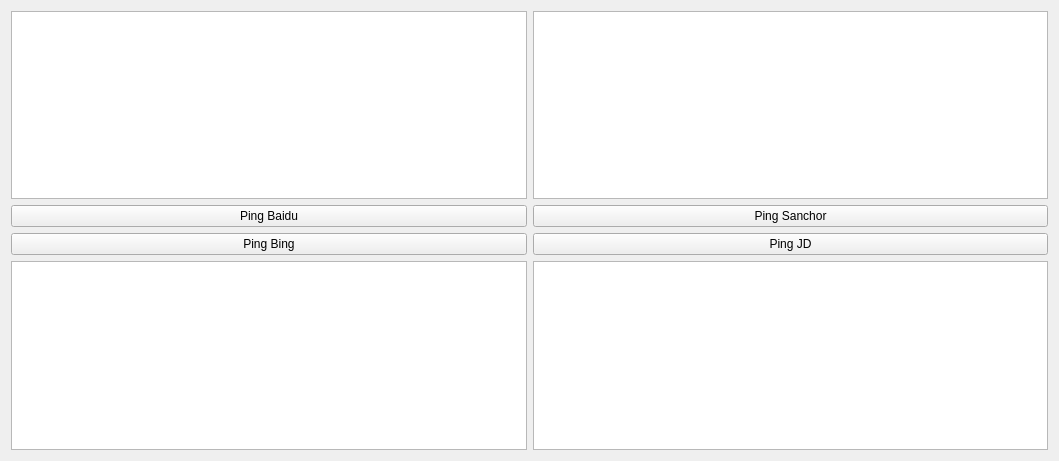
<?xml version="1.0" encoding="UTF-8"?>
<ui version="4.0">
 <class>MultiplePing</class>
 <widget class="QWidget" name="MultiplePing">
  <property name="geometry">
   <rect>
    <x>0</x>
    <y>0</y>
    <width>1059</width>
    <height>461</height>
   </rect>
  </property>
  <property name="windowTitle">
   <string>MultipleProcessesPing</string>
  </property>
  <layout class="QGridLayout" name="gridLayout">
   <item row="4" column="0">
    <widget class="QPushButton" name="pushButtonPingBaidu">
     <property name="toolTip">
      <string>ping www.baidu.com</string>
     </property>
     <property name="text">
      <string>Ping Baidu</string>
     </property>
    </widget>
   </item>
   <item row="6" column="2">
    <widget class="QTextBrowser" name="textBrowserJD"/>
   </item>
   <item row="4" column="2">
    <widget class="QPushButton" name="pushButtonPingSanchor">
     <property name="toolTip">
      <string>ping www.sanchor.xyz</string>
     </property>
     <property name="text">
      <string>Ping Sanchor</string>
     </property>
    </widget>
   </item>
   <item row="3" column="0">
    <widget class="QTextBrowser" name="textBrowserBaidu"/>
   </item>
   <item row="3" column="2">
    <widget class="QTextBrowser" name="textBrowserSanchor"/>
   </item>
   <item row="5" column="0">
    <widget class="QPushButton" name="pushButtonPingBing">
     <property name="toolTip">
      <string>ping cn.bing.com</string>
     </property>
     <property name="text">
      <string>Ping Bing</string>
     </property>
    </widget>
   </item>
   <item row="5" column="2">
    <widget class="QPushButton" name="pushButtonPingJD">
     <property name="toolTip">
      <string>ping www.jd.com</string>
     </property>
     <property name="text">
      <string>Ping JD</string>
     </property>
    </widget>
   </item>
   <item row="6" column="0">
    <widget class="QTextBrowser" name="textBrowserBing"/>
   </item>
  </layout>
 </widget>
 <resources/>
 <connections/>
</ui>
